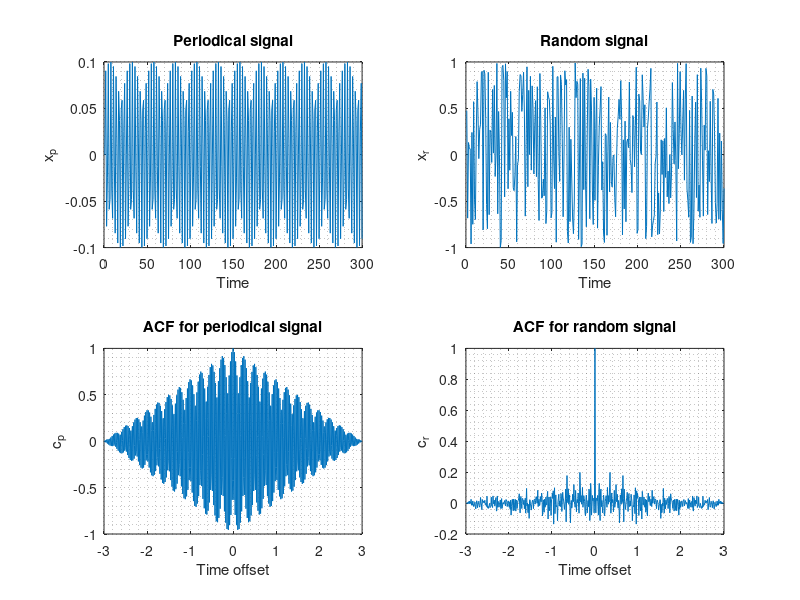

MATLAB code for this plot: (Note: this script raises an error after producing the figure.)
clear;

fs = 100;
ts = 0: 1/fs : 3-1/fs;
Np = length(ts);

f1 = 32;

% for random signal
a = -1;
b = 1;
Nr = Np;

% create & show periodical signal
xp = 0.1*sin(2*pi*f1*ts);

figure('Name','Signals & ACF','units','normalized',...
    'outerposition',[0 0 1 1]);

subplot(2,2,1);
plot(xp),grid minor, title('Periodical signal');
xlabel('Time'), ylabel('x_p');

[cp,lags_p] = xcorr(xp,'coeff');

subplot(2,2,3);
plot(lags_p/fs,cp), grid minor, title('ACF for periodical signal');
xlabel('Time offset'), ylabel('c_p');

% create & show random signal
xr = (a + (b - a) * rand(1,Nr));

subplot(2,2,2);
plot(xr),grid minor, title('Random signal');
xlabel('Time'), ylabel('x_r');

[cr,lags_r] = xcorr(xr,'coeff');

subplot(2,2,4);
plot(lags_r/fs,cr), grid minor, title('ACF for random signal');
xlabel('Time offset'), ylabel('c_r');

% find periods of periodical signal & show it
[pksh_p,lcsh_p] = findpeaks(cp);
short_p = mean(diff(lcsh_p))/fs;

[pklg_p,lclg_p] = findpeaks(cp, ...
    'MinPeakDistance',ceil(short_p)*fs,'MinPeakheight',0.3);
long_p = mean(diff(lclg_p))/fs;

subplot(2,2,3);
hold on
pks_p = plot(lags_p(lcsh_p)/fs,pksh_p,'or', ...
    lags_p(lclg_p)/fs,pklg_p+0.05,'vk');
hold off
legend(pks_p,['Period short: ' num2str(short_p)],...
    ['Period long: ' num2str(long_p)]);

% find periods of random signal & show it
[pksh_r,lcsh_r] = findpeaks(cr);
short_r = mean(diff(lcsh_r))/fs;

[pklg_r,lclg_r] = findpeaks(cr, ...
    'MinPeakDistance',ceil(short_r)*fs,'MinPeakheight',0.3);
long_r = mean(diff(lclg_r))/fs;

subplot(2,2,4);
hold on
pks_r = plot(lags_r(lcsh_r)/fs,pksh_r,'or', ...
    lags_r(lclg_r)/fs,pklg_r+0.05,'vk');
hold off
legend(pks_r,['Period short: ' num2str(short_r)],...
    ['Period long: ' num2str(long_r)]);

fprintf('\rPeriod in the graphic legend, see that...\n\r');
fprintf('If long period not determined -> non-periodical\n\r');
